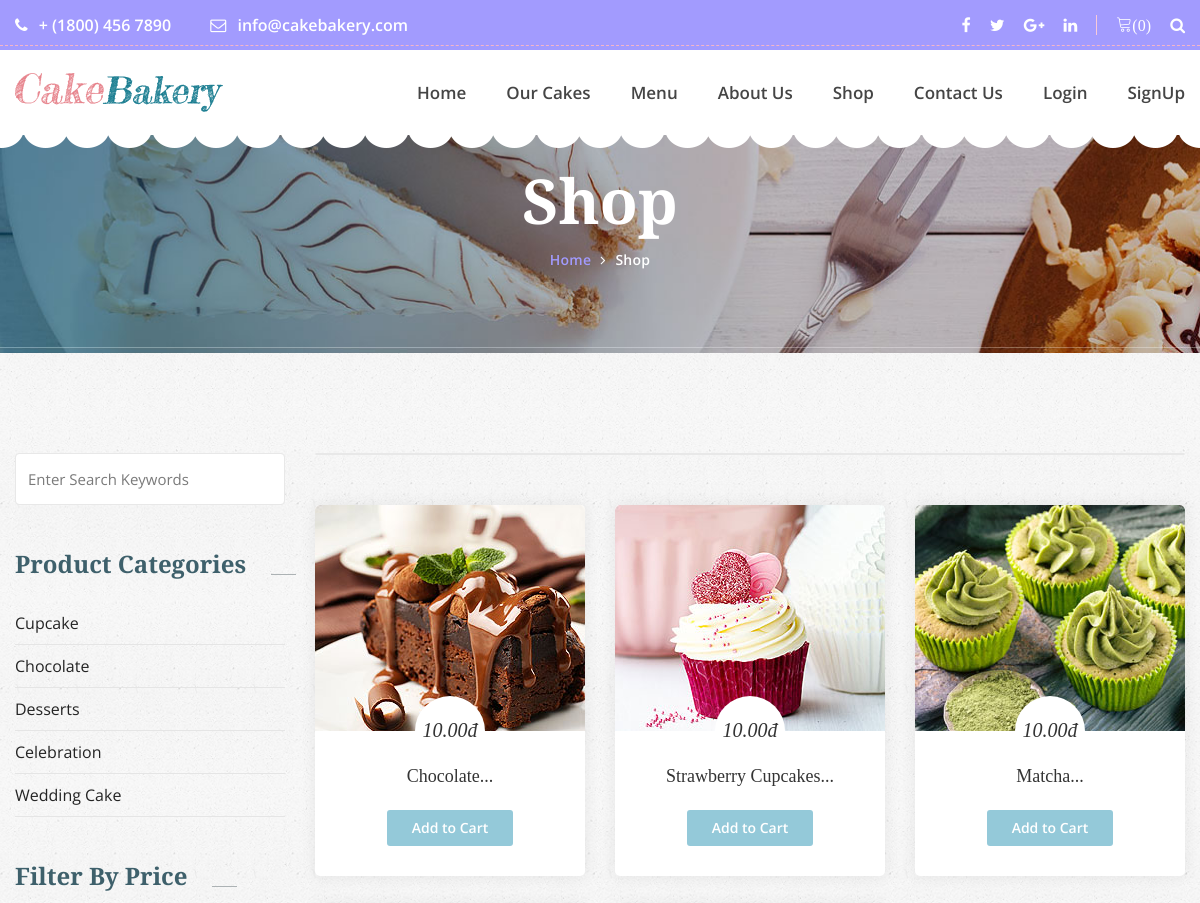
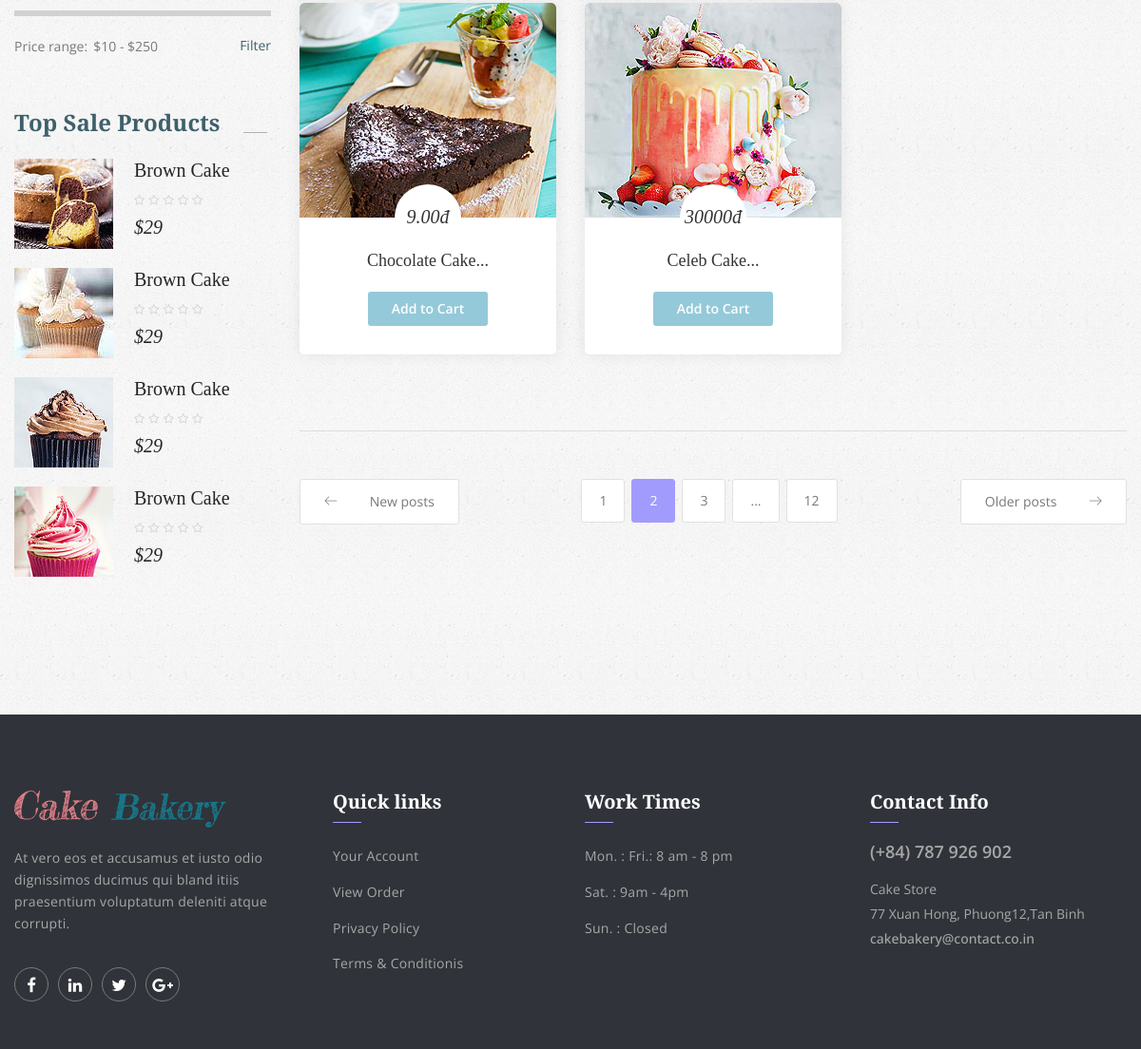
The page /shop.php on the database its author committed (2 pictures, top to bottom).
### tables this page shows
CREATE TABLE `cake` (
  `cakeId` int(12) NOT NULL,
  `cakeName` varchar(255) NOT NULL,
  `cakePrice` decimal(10,2) NOT NULL,
  `cakeDesc` text NOT NULL,
  `cakeCategorieId` int(12) NOT NULL,
  `cakePubDate` datetime NOT NULL DEFAULT current_timestamp()
);

CREATE TABLE `categories` (
  `categorieId` int(12) NOT NULL,
  `categorieName` varchar(255) NOT NULL,
  `categorieDesc` text NOT NULL,
  `categorieCreateDate` datetime NOT NULL DEFAULT current_timestamp()
);

### shop.php (the view, shortened to what this page needs)
<?php
include './partials/_dbconnect.php';
include './partials/_nav.php';
?>
<section style="margin-top: 50px;" class="banner_area">
        	<div class="container">
        		<div class="banner_text">
        			<h3>Shop</h3>
        			<ul>
        				<li><a href="index.php">Home</a></li>
        				<li><a href="shop.php">Shop</a></li>
        			</ul>
        		</div>
        	</div>
        </section>
<section class="product_area p_100">
        	<div class="container">
        		<div  class="row product_inner_row">
        			<div class="col-lg-9">
        				<div class="row m0 product_task_bar">
        				</div>
        				<div id="cake" name="cake"  class="row product_item_inner">
                        <?php
                        $sql = "SELECT * FROM `cake` ";
                        $result = mysqli_query($conn, $sql);
                        while($row = mysqli_fetch_assoc($result)){
                            $cakeId = $row['cakeId'];
                            $cakeName = $row['cakeName'];
                            $cakePrice = $row['cakePrice'];
                echo '<div  class="col-lg-4 col-md-4 col-6">
                        <div  class="cake_feature_item">
                            <div class="cake_img">
                                  <img src="img/cake-'.$cakeId. '.jpg" alt="image for this cake">
                            </div>
                              <div class="cake_text">
                                <h3 class="card-title">' . substr($cakeName, 0, 20). '...</h3>
                                <h4 style="font-size:20px"> '.substr($cakePrice,0, 5). 'đ</h4>
                                <div class="row justify-content-center">';
                                if($loggedin){
                                    $quaSql = "SELECT `itemQuantity` FROM `viewcart` WHERE cakeId = '$cakeId' AND `userId`='$userId'";
                                    $quaresult = mysqli_query($conn, $quaSql);
                                    $quaExistRows = mysqli_num_rows($quaresult);
                                    if($quaExistRows == 0) {
                                        echo '<form action="partials/_manageCart.php" method="POST">
                                              <input type="hidden" name="itemId" value="'.$cakeId. '">
                                              <button type="submit" name="addToCart" class="pest_btn">Add to Cart</button>';
                                    }else {
                                        echo '<a  class="pest_btn" href="viewCart.php">Go to Cart</a>';
                                    }
                                }
                                else{
                                    echo '<a href="#" class="pest_btn" data-toggle="modal" data-target="#loginModal">Add to Cart</a>
                                    ';
                                }
                            echo '</form>
                            </div>
                            </div>
                        </div>
                    </div>';
            }
            ?>
        				</div>
        				<div class="product_pagination">
        					<div class="left_btn">
        						<a href="#"><i class="lnr lnr-arrow-left"></i> New posts</a>
        					</div>
        					<div class="middle_list">
								<nav aria-label="Page navigation example">
									<ul class="pagination">
									<li class="page-item"><a class="page-link" href="#">1</a></li>
									<li class="page-item active"><a class="page-link" href="#">2</a></li>
									<li class="page-item"><a class="page-link" href="#">3</a></li>
									<li class="page-item"><a class="page-link" href="#">...</a></li>
									<li class="page-item"><a class="page-link" href="#">12</a></li>
									</ul>
								</nav>
        					</div>
        					<div class="right_btn"><a href="#">Older posts <i class="lnr lnr-arrow-right"></i></a></div>
        				</div>
        			</div>
        			<div class="col-lg-3">
        				<div class="product_left_sidebar">
        					<aside class="left_sidebar search_widget">
        						<div class="input-group">
									<input type="text" class="form-control" placeholder="Enter Search Keywords">
									<div class="input-group-append">
										<button class="btn" type="button"><i class="icon icon-Search"></i></button>
									</div>
								</div>
        					</aside>
        					<aside class="left_sidebar p_catgories_widget">
        						<div class="p_w_title">
        							<h3>Product Categories</h3>
        						</div>
        						<ul class="list_style">
                                <?php
                                    $sql = "SELECT * FROM `categories` ";
                                    $result = mysqli_query($conn, $sql);
                                    while($row = mysqli_fetch_assoc($result)){
                                        $catname = $row['categorieName'];
                                        $cateid = $row['categorieId'];
                                        echo'<li class="cateid" value="'.$cateid.'" name="cateid" ><a  href="#">'.$catname.'</a></li>';
                                    }
                                ?>
        						</ul>
        					</aside>
        					<aside class="left_sidebar p_price_widget">
        						<div class="p_w_title">
        							<h3>Filter By Price</h3>
        						</div>
        						<div class="filter_price">
									<div id="slider-range"></div>
       								<label for="amount">Price range:</label>
									<input type="text" id="amount" readonly />
       								<a href="#">Filter</a>
        						</div>
        					</aside>
        					<aside class="left_sidebar p_sale_widget">
        						<div class="p_w_title">
        							<h3>Top Sale Products</h3>
        						</div>
        						<div class="media">
        							<div class="d-flex">
        								<img src="img/product/sale-product/s-product-1.jpg" alt="">
        							</div>
        							<div class="media-body">
        								<a href="#"><h4>Brown Cake</h4></a>
        								<ul class="list_style">
        									<li><a href="#"><i class="fa fa-star-o"></i></a></li>
        									<li><a href="#"><i class="fa fa-star-o"></i></a></li>
        									<li><a href="#"><i class="fa fa-star-o"></i></a></li>
        									<li><a href="#"><i class="fa fa-star-o"></i></a></li>
        									<li><a href="#"><i class="fa fa-star-o"></i></a></li>
        								</ul>
        								<h5>$29</h5>
        							</div>
        						</div>
        						<div class="media">
        							<div class="d-flex">
        								<img src="img/product/sale-product/s-product-2.jpg" alt="">
        							</div>
        							<div class="media-body">
        								<a href="#"><h4>Brown Cake</h4></a>
        								<ul class="list_style">
        									<li><a href="#"><i class="fa fa-star-o"></i></a></li>
        									<li><a href="#"><i class="fa fa-star-o"></i></a></li>
        									<li><a href="#"><i class="fa fa-star-o"></i></a></li>
        									<li><a href="#"><i class="fa fa-star-o"></i></a></li>
        									<li><a href="#"><i class="fa fa-star-o"></i></a></li>
        								</ul>
        								<h5>$29</h5>
        							</div>
        						</div>
        						<div class="media">
        							<div class="d-flex">
        								<img src="img/product/sale-product/s-product-3.jpg" alt="">
        							</div>
        							<div class="media-body">
        								<a href="#"><h4>Brown Cake</h4></a>
        								<ul class="list_style">
        									<li><a href="#"><i class="fa fa-star-o"></i></a></li>
        									<li><a href="#"><i class="fa fa-star-o"></i></a></li>
        									<li><a href="#"><i class="fa fa-star-o"></i></a></li>
        									<li><a href="#"><i class="fa fa-star-o"></i></a></li>
        									<li><a href="#"><i class="fa fa-star-o"></i></a></li>
        								</ul>
        								<h5>$29</h5>
        							</div>
        						</div>
        						<div class="media">
        							<div class="d-flex">
        								<img src="img/product/sale-product/s-product-4.jpg" alt="">
        							</div>
        							<div class="media-body">
        								<a href="#"><h4>Brown Cake</h4></a>
        								<ul class="list_style">
        									<li><a href="#"><i class="fa fa-star-o"></i></a></li>
        									<li><a href="#"><i class="fa fa-star-o"></i></a></li>
        									<li><a href="#"><i class="fa fa-star-o"></i></a></li>
        									<li><a href="#"><i class="fa fa-star-o"></i></a></li>
        									<li><a href="#"><i class="fa fa-star-o"></i></a></li>
        								</ul>
        								<h5>$29</h5>
        							</div>
        						</div>
        					</aside>
        				</div>
        			</div>
        		</div>
        	</div>
        </section>
<?php include './partials/_footer.php'  ?>

### rows shown on the page
cake: shows a picture, cakeName "Chocolate", cakePrice "10.00"
cake: shows a picture, cakeName "Strawberry Cupcakes", cakePrice "10.00"
cake: shows a picture, cakeName "Matcha", cakePrice "10.00"
cake: shows a picture, cakeName "Chocolate Cake", cakePrice "9.00"
cake: shows a picture, cakeName "Celeb Cake", cakePrice "30000"
categories: $cateid 36 (drawn), categorieName "Cupcake"
categories: $cateid 38 (drawn), categorieName "Chocolate"
categories: $cateid 39 (drawn), categorieName "Desserts"
categories: $cateid 40 (drawn), categorieName "Celebration"
categories: $cateid 41 (drawn), categorieName "Wedding Cake"

### other values the page prints
$count "0"
